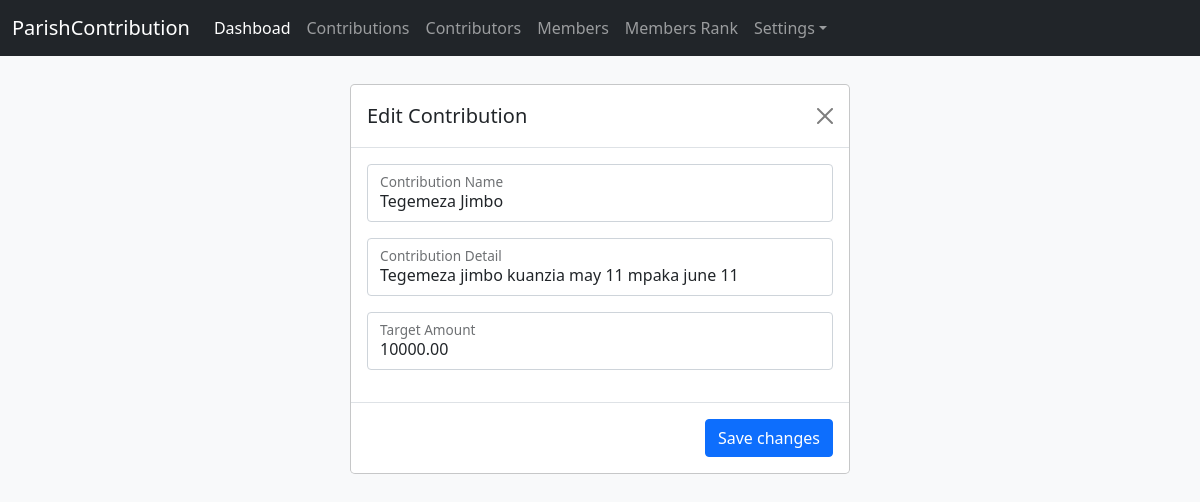
The app's page /edit-contribution/1 (signed in) with its own data.
### contribution/models.py (models this page shows, shortened)
class Contribution(models.Model):
    contribution_name = models.CharField(max_length=200)
    contribution_details = models.TextField()
    contribution_targeted_amount = models.DecimalField(max_digits=19, decimal_places=2)
    class Meta:
        ordering = ["contribution_name","contribution_targeted_amount"]

### contribution/views.py (the view, shortened to what this page needs)
# urls.py: path('edit-contribution/<int:id>',views.editContribution, name='edit-contribution'),
@login_required(login_url='login')
def editContribution(request,id):
    contribution = get_object_or_404(Contribution,pk=id)
    context = {
        'contribution' : contribution,
        'values':contribution
    }
    if request.method == 'GET':
        return render(request, 'pages/edit_contribution.html', context)

### templates/pages/edit_contribution.html (shortened to what this page needs)
{% extends 'base.html' %}
{% load static %}
{% block content %}
<div>
    <form method="post" action=" {% url 'edit-contribution' contribution.id %}">
        <div class="modal-dialog">
            <div class="modal-content">
                <div class="modal-header">
                    <h5 class="modal-title" id="exampleModalLabel">Edit Contribution</h5>
                    <button type="button" class="btn-close" data-bs-dismiss="modal" aria-label="Close"></button>
                </div>
                <div class="modal-body">
                    <div class="form-floating mb-3">
                        <input type="text" name="contributionName" class="form-control" id="floatingInput" value="{{values.contribution_name}}">
                        <label for="floatingInput">Contribution Name</label>
                    </div>
                    <div class="form-floating mb-3">
                        <input type="text" name="contributionDetail" class="form-control" id="floatingInput" value="{{values.contribution_details}}">
                        <label for="floatingInput">Contribution Detail</label>
                    </div>
                    <div class="form-floating mb-3">
                        <input type="text" name="contributionTargetedAmount" class="form-control" id="floatingPassword" placeholder="" value="{{values.contribution_targeted_amount}}">
                        <label for="floatingPassword">Target Amount</label>
                    </div>
                </div>
                <div class="modal-footer">
                    <button type="submit" value="Save" class="btn btn-primary">Save changes</button>
                </div>
            </div>
        </div>
    </form>
</div>
{% endblock content %}

### parishcontribution/static/css/dashboad.css (style rules this page uses)
html, body { overflow-x: hidden; }
body { padding-top: 56px; }

### records on screen
Contribution: contributionName "Tegemeza Jimbo", contributionDetail "Tegemeza jimbo kuanzia may 11 mpaka june 11", contributionTargetedAmount "10000.00"
